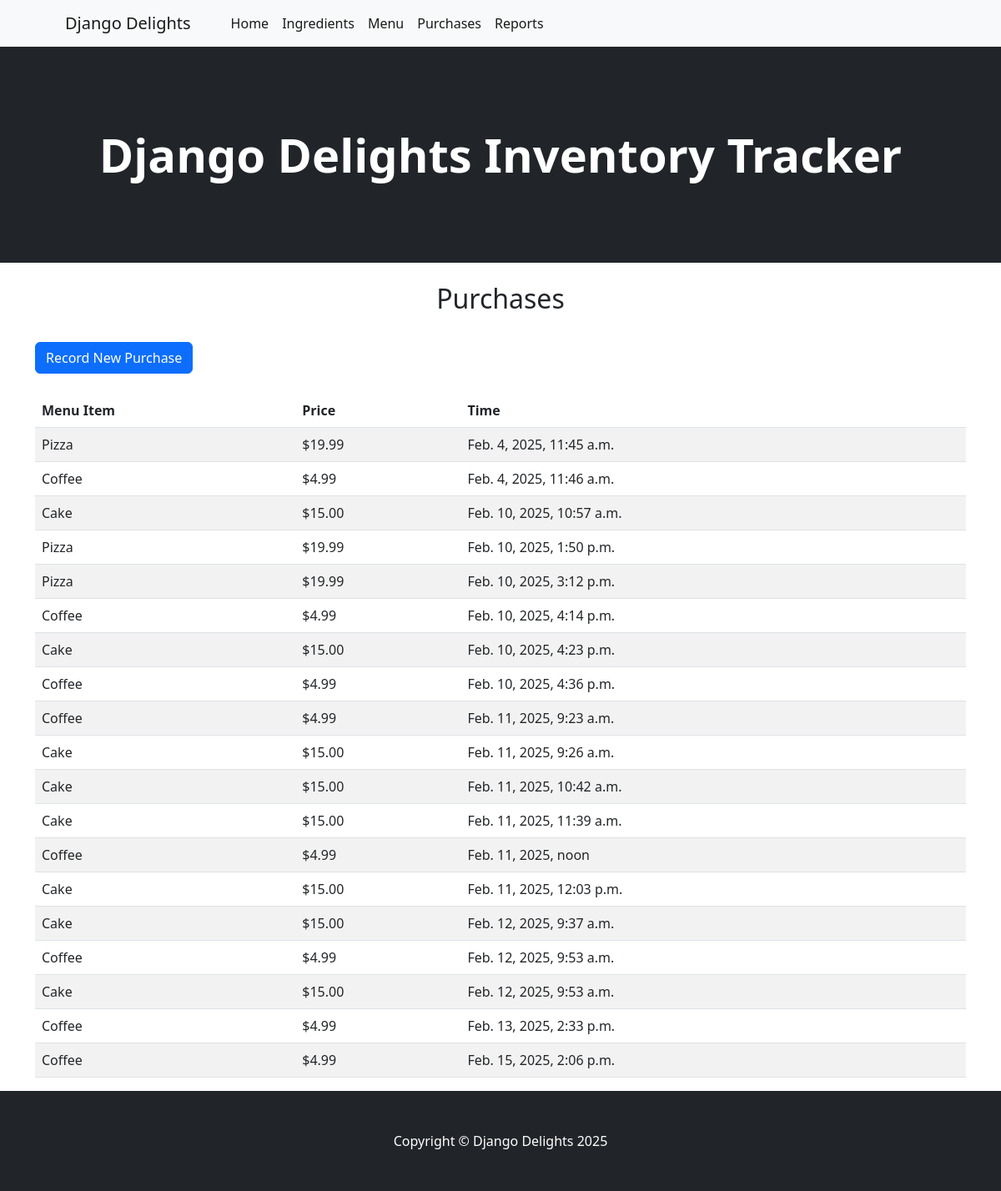
Page /purchase/ (signed in) on the committed database.
### inventory/models.py (models this page shows, shortened)
class Purchase(models.Model):
    menu_item = models.ForeignKey(MenuItem, on_delete=models.CASCADE, related_name="purchases")
    timestamp = models.DateTimeField(auto_now_add=True)

class MenuItem(models.Model):
    name = models.CharField(max_length=30, unique=True)
    price = models.DecimalField(max_digits=5, decimal_places=2)
    image = models.CharField(max_length=255, default='default.jpg')

### inventory/views.py (the view)
# urls.py: path('purchase/', views.PurchaseListView.as_view(), name='purchase'),
class PurchaseListView(LoginRequiredMixin, ListView):
    model = Purchase
    template_name = "inventory/purchases.html"
    context_object_name = "purchased_items"

### inventory/templates/inventory/purchases.html (shortened to what this page needs)
{% extends "base.html" %}
{% load static %}
{% block content %}
    <h2 class="text-center">Purchases</h2>
    <br/>
    <a href="{% url 'create_purchase' %}"><button class="btn btn-primary" id="toggleFormBtn">Record New Purchase</button></a>
    <br/>
    <br/>
    <table class="table table-striped">
        <thead>
            <tr>
                <th>Menu Item</th>
                <th>Price</th>
                <th>Time</th>
            </tr>
        </thead>
        <tbody>
            {% for item in purchased_items %}
            <tr>
                <td>{{ item.menu_item.name }}</td>
                <td>${{ item.menu_item.price }}</td>
                <td>{{ item.timestamp }}</td>
            </tr>
            {% empty %}
            <tr>
                <td colspan="5" class="text-center">No items in inventory</td>
            </tr>
            {% endfor %}
        </tbody>
    </table>
{% endblock %}

### rows in the picture
Purchase: menu_item.name "Pizza", menu_item.price "19.99", timestamp "Feb. 4, 2025, 11:45 a.m."
Purchase: menu_item.name "Coffee", menu_item.price "4.99", timestamp "Feb. 4, 2025, 11:46 a.m."
Purchase: menu_item.name "Cake", menu_item.price "15.00", timestamp "Feb. 10, 2025, 10:57 a.m."
Purchase: menu_item.name "Pizza", menu_item.price "19.99", timestamp "Feb. 10, 2025, 1:50 p.m."
Purchase: menu_item.name "Pizza", menu_item.price "19.99", timestamp "Feb. 10, 2025, 3:12 p.m."
Purchase: menu_item.name "Coffee", menu_item.price "4.99", timestamp "Feb. 10, 2025, 4:14 p.m."
Purchase: menu_item.name "Cake", menu_item.price "15.00", timestamp "Feb. 10, 2025, 4:23 p.m."
Purchase: menu_item.name "Coffee", menu_item.price "4.99", timestamp "Feb. 10, 2025, 4:36 p.m."
Purchase: menu_item.name "Coffee", menu_item.price "4.99", timestamp "Feb. 11, 2025, 9:23 a.m."
Purchase: menu_item.name "Cake", menu_item.price "15.00", timestamp "Feb. 11, 2025, 9:26 a.m."
Purchase: menu_item.name "Cake", menu_item.price "15.00", timestamp "Feb. 11, 2025, 10:42 a.m."
Purchase: menu_item.name "Cake", menu_item.price "15.00", timestamp "Feb. 11, 2025, 11:39 a.m."
Purchase: menu_item.name "Coffee", menu_item.price "4.99", timestamp "Feb. 11, 2025, noon"
Purchase: menu_item.name "Cake", menu_item.price "15.00", timestamp "Feb. 11, 2025, 12:03 p.m."
Purchase: menu_item.name "Cake", menu_item.price "15.00", timestamp "Feb. 12, 2025, 9:37 a.m."
Purchase: menu_item.name "Coffee", menu_item.price "4.99", timestamp "Feb. 12, 2025, 9:53 a.m."
Purchase: menu_item.name "Cake", menu_item.price "15.00", timestamp "Feb. 12, 2025, 9:53 a.m."
Purchase: menu_item.name "Coffee", menu_item.price "4.99", timestamp "Feb. 13, 2025, 2:33 p.m."
Purchase: menu_item.name "Coffee", menu_item.price "4.99", timestamp "Feb. 15, 2025, 2:06 p.m."
